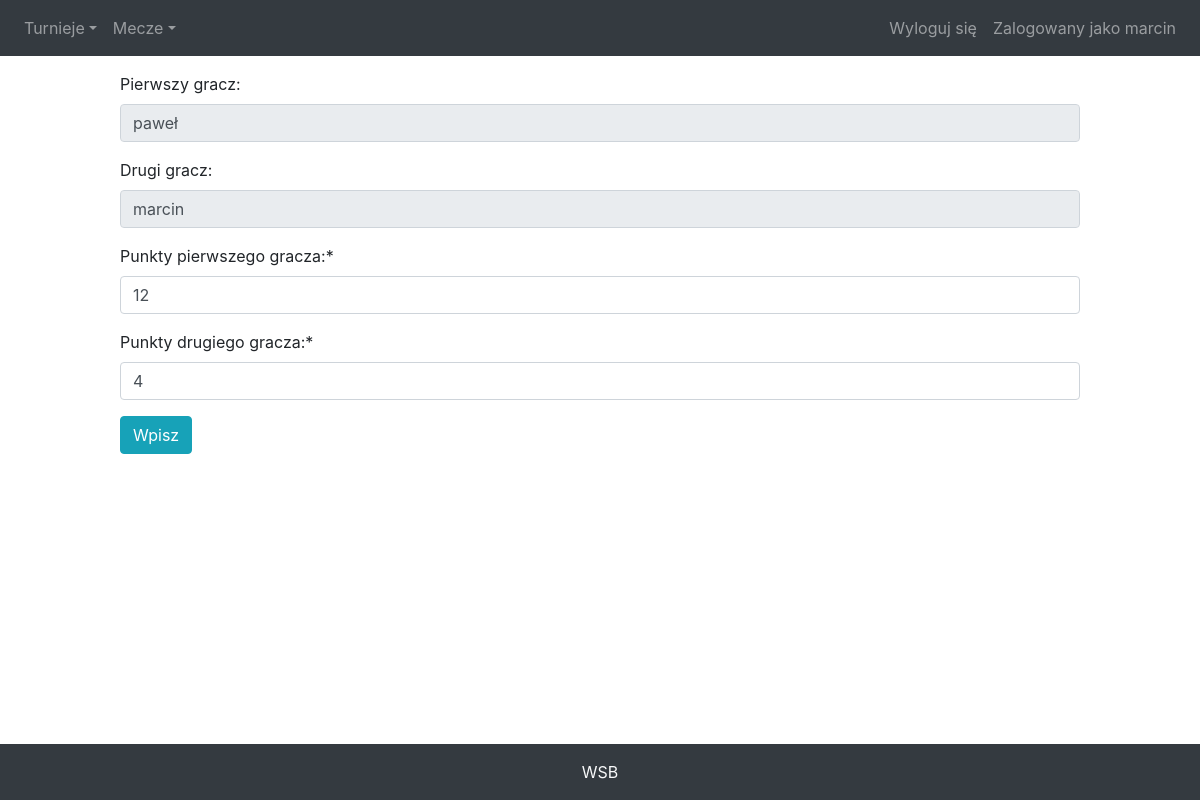
Screenshot of /turnieje/games/218/update (signed in) with the database file from the repository.
### turnieje/models/games_model.py (models this page shows)
class Games(models.Model):
    id = models.AutoField(db_index=True, primary_key=True)
    tournament = models.ForeignKey(Tournaments, on_delete=models.CASCADE)
    round = models.IntegerField(null=True)
    first_player = models.CharField(max_length=50, null=True)
    first_player_score = models.IntegerField(null=True)
    second_player = models.CharField(max_length=50, null=True)
    second_player_score = models.IntegerField(null=True)
    nr = models.IntegerField(null=True)

### turnieje/views/games_view.py (the view, shortened to what this page needs)
# urls.py: path('games/<int:pk>/update', GamesUpdateView.as_view(), name="games_update"),
class GamesUpdateView(UpdateView):
    model = Games
    form_class = GamesUpdateForm
    success_url = reverse_lazy('games_show')

### turnieje/forms/games_update_form.py
class GamesUpdateForm(ModelForm):
    def __init__(self, *args, **kwargs):
        super(GamesUpdateForm, self).__init__(*args, **kwargs)
        self.fields['first_player'].required = False
        self.fields['second_player'].required = False
        self.fields['second_player'].disabled = True
        self.fields['first_player'].disabled = True
    class Meta:
        model = Games
        template = 'turnieje/games_update_form.html'
        fields = ['tournament', 'first_player', 'second_player', 'first_player_score', 'second_player_score', 'nr', 'round']
        labels = {
            'first_player': 'Pierwszy gracz:',
            'second_player': 'Drugi gracz:',
            'first_player_score': 'Punkty pierwszego gracza:',
            'second_player_score': 'Punkty drugiego gracza:'
        }
        widgets = {
            'tournament': forms.HiddenInput(),
            'nr': forms.HiddenInput(),
            'round': forms.HiddenInput()
        }

### turnieje/templates/turnieje/games_form.html (shortened to what this page needs)
{% extends 'turnieje/scheleton.html' %}
{% block content %}
{% load crispy_forms_tags %}
<form method="post">
    <p>
        {{ form|crispy }}
    </p>
    <button type="submit" class="btn btn-info">Wpisz</button>
</form>
{% endblock %}

### turnieje/templates/turnieje/header.html (shortened to what this page needs)
<nav class="navbar navbar-expand-sm bg-dark navbar-dark">
    <div class="collapse navbar-collapse" id="navbarSupportedContent">
        {% if user.is_authenticated %}
            <ul class="navbar-nav mr-auto">
                <li class="nav-item dropdown">
                    <a class="nav-link dropdown-toggle" href="#" id="navbardrop" data-toggle="dropdown">Turnieje</a>
                </li>
                <li class="nav-item dropdown">
                    <a class="nav-link dropdown-toggle" href="#" id="navbardrop" data-toggle="dropdown">Mecze</a>
                </li>
            </ul>
        {% endif %}
        <ul class="navbar-nav ml-auto">
            {% if not user.is_authenticated %}
            <li class="nav-item">
                <a class="nav-link" href="{%url 'login'%}">Zaloguj się</a>
            </li>
            <li class="nav-item">
                <a class="nav-link"  href="{%url 'register'%}">Zarejestruj się</a>
            </li>
            {% else %}
             <li class="nav-item">
                <a class="nav-link"  href="{%url 'logout'%}">Wyloguj się</a>
            </li>
            <li class="nav-item">
                <a class="nav-link">Zalogowany jako {{ user.get_username }}</a>
            </li>
            {% endif %}
        </ul>
    </div>
</nav>

### rows the page displays
Games: first_player "paweł", second_player "marcin", first_player_score "12", second_player_score "4"

### other values shown
{{ user.get_username }} "marcin"
